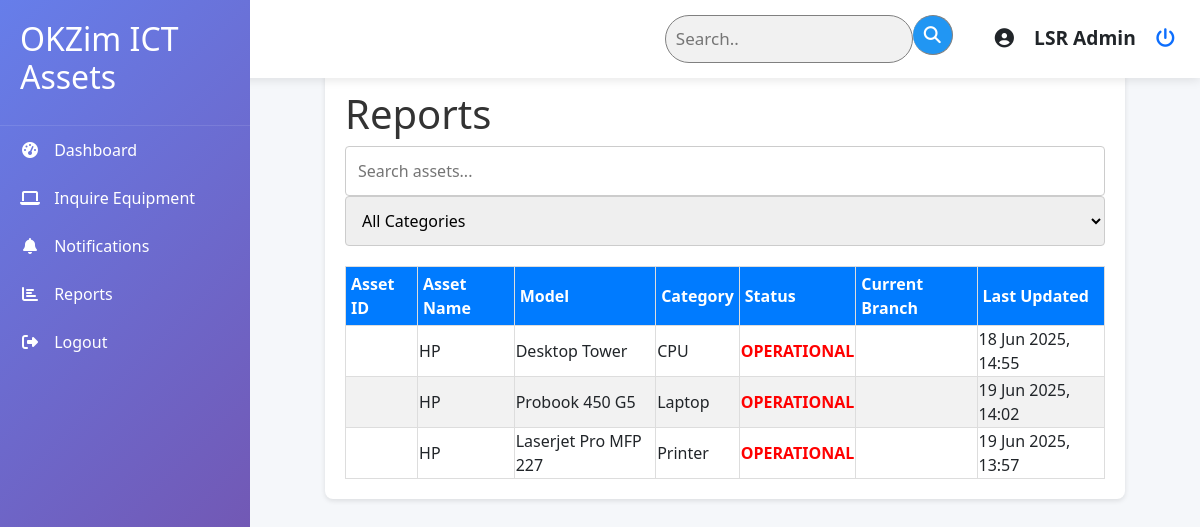
The app's page /asset_management/reports/ (signed in), older data.
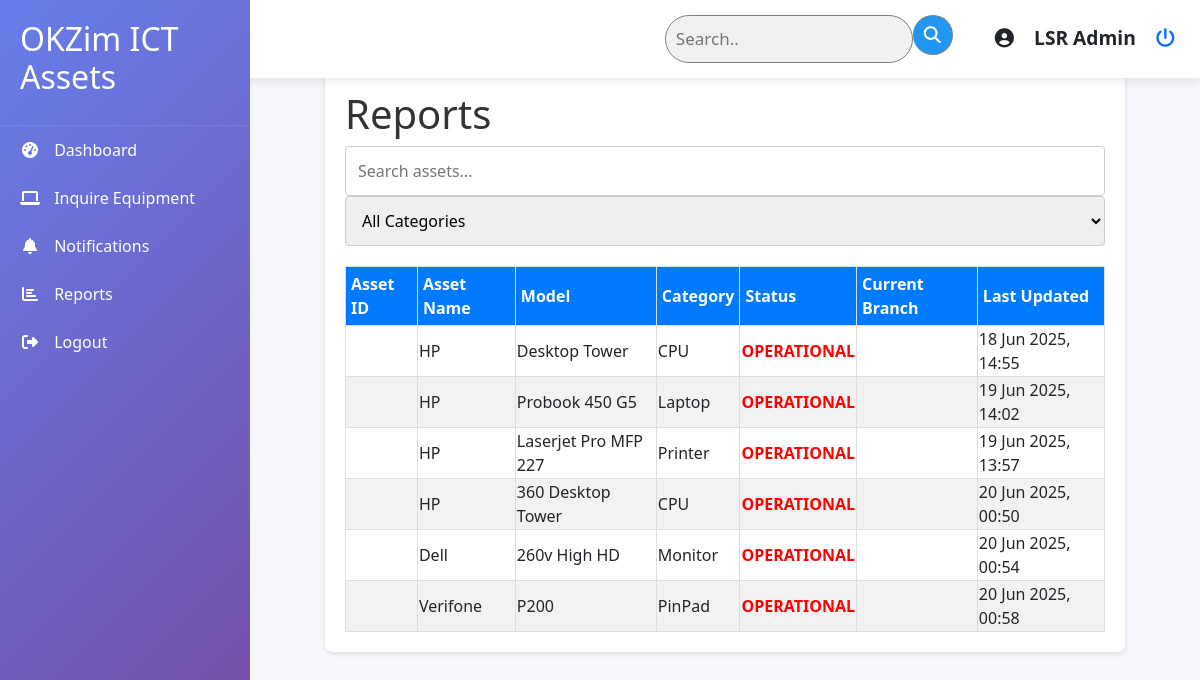
The same page, newer data.
### asset_management/models.py (models this page shows, shortened)
class Asset(models.Model):
    ASSET_STATUS = [
        ("OPERATIONAL", "Operational"),
        ("NON_OPERATIONAL", "Non-Operational"),
        ("DECOMMISSIONED", "Decommissioned"),
        ("LOST", "Lost"),
        ("STOLEN", "Stolen"),
    ]
    asset_tag = models.CharField(max_length=50, unique=True)
    name = models.CharField(max_length=200)
    category = models.ForeignKey(AssetCategory, on_delete=models.PROTECT)
    model = models.CharField(max_length=100)
    serial_number = models.CharField(max_length=100, unique=True)
    purchase_date = models.DateField()
    vendor = models.ForeignKey(Vendor, on_delete=models.PROTECT)
    status = models.CharField(
        max_length=20, choices=ASSET_STATUS, default="OPERATIONAL"
    )
    location = models.ForeignKey(Department, on_delete=models.PROTECT)
    notes = models.TextField(blank=True)
    created_at = models.DateTimeField(auto_now_add=True)
    updated_at = models.DateTimeField(auto_now=True)

class AssetCategory(models.Model):
    name = models.CharField(max_length=100)
    def __str__(self):
        return self.name
    class Meta:
        verbose_name_plural = "Asset Categories"

### asset_management/views.py (the view)
# urls.py: path('asset_management/reports/', views.reports, name='reports'),
@login_required
def reports(request):
    assets = Asset.objects.all()
    context = {
        "assets": assets,
    }
    return render(request, "reports.html", context)

### asset_management/templates/reports.html (shortened to what this page needs)
{% extends 'base.html' %}
{% load static %}
{% block content %}
<div class="reports">
    <div class="container">
        <h1>Reports</h1>
        <input type="text" id="searchInput" placeholder="Search assets..." class="search-bar">
        <select id="categoryFilter" class="filter-dropdown">
            <option value="">All Categories</option>
        </select>
        <table class="styled-table">
            <thead>
                <tr>
                    <th>Asset ID</th>
                    <th>Asset Name</th>
                    <th>Model</th>
                    <th>Category</th>
                    <th>Status</th>
                    <th>Current Branch</th>
                    <th>Last Updated</th>
                </tr>
            </thead>
            <tbody id="assetTableBody">
                {% for asset in assets %}
                <tr>
                    <td>{{ asset.asset_id }}</td>
                    <td>{{ asset.name }}</td>
                    <td>{{ asset.model }}</td>
                    <td class="asset-category">{{ asset.category }}</td>
                    <td
                        class="{% if asset.status == 'In Use' %}status-active{% elif asset.status == 'Maintenance' %}status-warning{% else %}status-idle{% endif %}">
                        {{ asset.status }}</td>
                    <td>{{ asset.current_branch }}</td>
                    <td>{{ asset.updated_at|date:"d M Y, H:i" }}</td>
                </tr>
                {% empty %}
                <tr>
                    <td colspan="7">No assets available</td>
                </tr>
                {% endfor %}
            </tbody>
        </table>
    </div>
</div>
{% endblock %}

Row changes from the older to the newer data that the page shows:
added Asset: name "HP", model "360 Desktop Tower", category "CPU", status "OPERATIONAL", updated_at "20 Jun 2025, 00:50"
added Asset: name "Dell", model "260v High HD", category "Monitor", status "OPERATIONAL", updated_at "20 Jun 2025, 00:54"
added Asset: name "Verifone", model "P200", category "PinPad", status "OPERATIONAL", updated_at "20 Jun 2025, 00:58"
